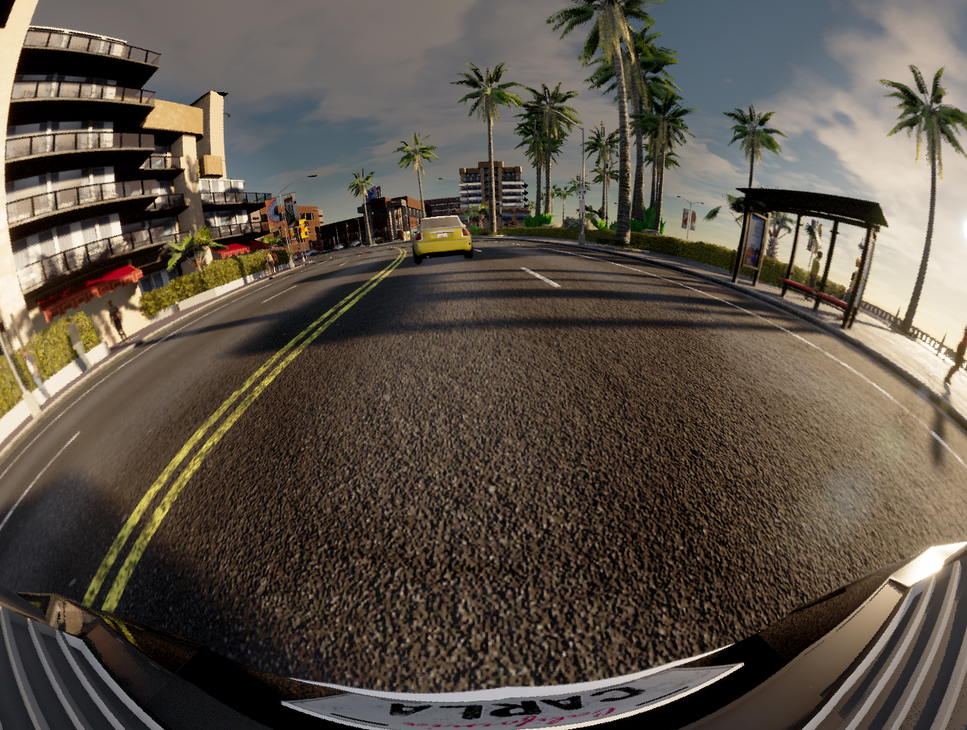
#> input picture imgs/front.png, 967 x 730 px, shrunk from 1280 x 966 before the run
$ python main.py   (older library calls are emulated)
#> lines starting #> are read from the running program, lines starting #| are printed output that depends on the picture
### PGImg.py
from turtle import onclick
import cv2
import cv2.img_hash
from sympy import true
import numpy as np
import json

'''
  "intrinsic": {
    "aspect_ratio": 1.00021,
    "cx_offset": 0.329055,
    "cy_offset": -3.5506,
    "height": 966.0,
    "k1": 341.725,
    "k2": -26.4448,
    "k3": 32.7864,
    "k4": 0.50499,
    "model": "radial_poly",
    "poly_order": 4,
    "width": 1280.0
'''

'''
front = cv2.imread("./imgs/left.png")

cv2.imshow('hi',front)
cv2.waitKey(0)

K = np.array([[-0.005],[-0.005],[-0.0012],[-0.001]])

# K = np.array([0.,0,0,0])
w = 1280
fov = 190
f = (w/(2*np.tan(np.pi*fov/360)))
print(f)
# for i in range(10000,20000,10):
f = 360
Intrinsic = np.array([
    [f,0,640],
    [0,f,480.],
    [0,0,1]
])

Knew = np.array([
    [1,0,640.],
    [0,1,480.],
    [0,0,1]
])

map1,map2 = cv2.initUndistortRectifyMap(Intrinsic,K,np.eye(3),Intrinsic,(1280,960),cv2.CV_16SC2)
front_undistort = cv2.remap(front,map1,map2,cv2.INTER_LINEAR)

cv2.imshow('hi',front_undistort)
key = cv2.waitKey(0)
if key == 13:
    # break
    pass
'''


class Undistorter():
    def __init__(self,json_file) -> None:
        with open(json_file,'r') as f:
            data = json.load(f)
        intrinsic_data = data["intrinsic"]
        self.width = int(intrinsic_data['width'])
        self.height = int(intrinsic_data['height'])
        self.shape = (self.height,self.width)
        self.D = np.array([
            [intrinsic_data['k1']],
            [intrinsic_data['k2']],
            [intrinsic_data['k3']],
            [intrinsic_data['k4']],
        ])

        self.cx = intrinsic_data['cx_offset']
        self.cy = intrinsic_data['cy_offset']
        self.aspect_ratio = intrinsic_data['aspect_ratio']
        self.map1 = np.empty(self.shape)
        self.map2 = np.empty(self.shape)

    # [17 lines left out: function get_maps, not called in this run]

    def undistort(self,img):
        return cv2.remap(img,self.map1,self.map2,interpolation=cv2.INTER_LINEAR)

    # [7 lines left out: function save_maps, not called in this run]

    def get_maps_from_json(self,json_file):
        with open(json_file,'r') as f:
            data = json.load(f)
        self.map1 = np.array(data['map1'],dtype=np.float32)
        self.map2 = np.array(data['map2'],dtype=np.float32)


class TransMatrixDeriver():
    # [8 lines left out: function __init__, not called in this run]


    def get_distance(self,p1,p2):
        return np.sqrt((p1[0]-p2[0])**2+(p1[1]-p2[1])**2)

    # [91 lines left out: functions get_nearest_id, display_update, display_co_update, on_click, on_co_click, start_calibration, not called in this run]

    def do_co_calibration(self):
        cv2.namedWindow(self.vision_name+'_before',cv2.WINDOW_FREERATIO)
        cv2.setMouseCallback(self.vision_name+'_before',self.on_co_click)

    # [6 lines left out: function get_H, not called in this run]


class CoCalibrater():
    # [132 lines left out: functions __init__, get_pos_from_point_list, get_overlap_pose_from_point_list, save_H_list, load_H_lsit, get_mask, not called in this run]

    def get_weight_from_mask(self):
            self.weight = self.mask.astype(np.float32)
            self.weight = self.weight/255

    # [105 lines left out: functions get_mask_from_png, polish, start_calibration, get_point_list, not called in this run]


### main.py
import cv2
import numpy as np
from PGImg import Undistorter,TransMatrixDeriver,CoCalibrater,get_point_list

front = cv2.imread('./imgs/front.png')
#> front is the input picture: shape (730, 967, 3); mean B, G, R 72.1, 82.7, 92
left = cv2.imread('./imgs/left.png')
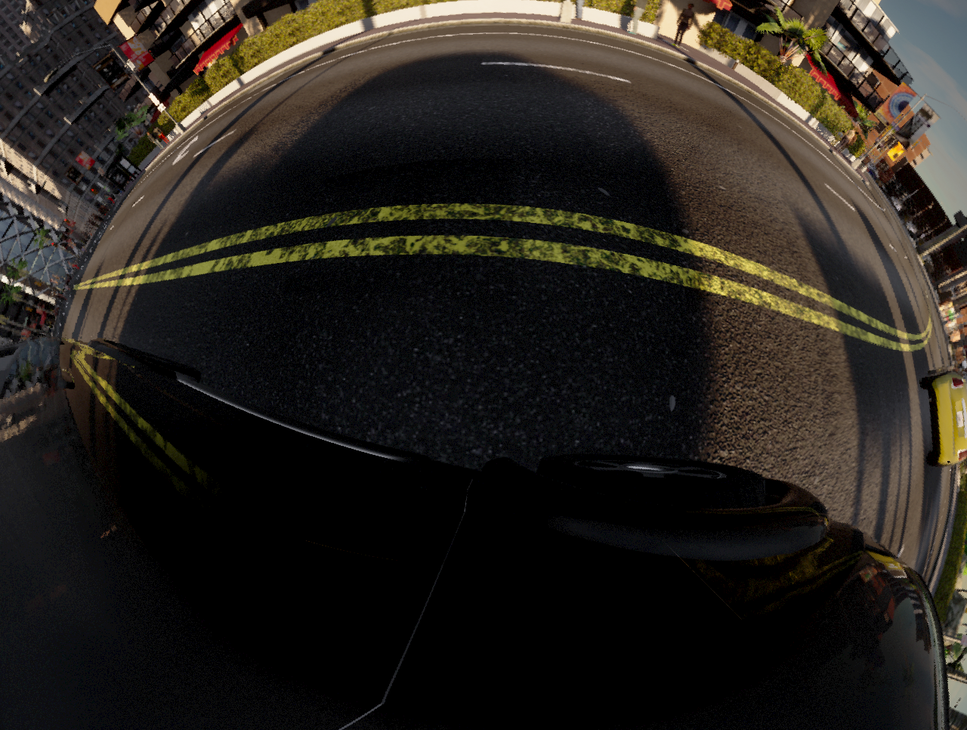
#> input picture imgs/left.png, 967 x 730 px, shrunk from 1280 x 966 before the run
#> left is the input picture: shape (730, 967, 3); mean B, G, R 29.6, 35.7, 39.8
rear = cv2.imread('./imgs/rear.png')
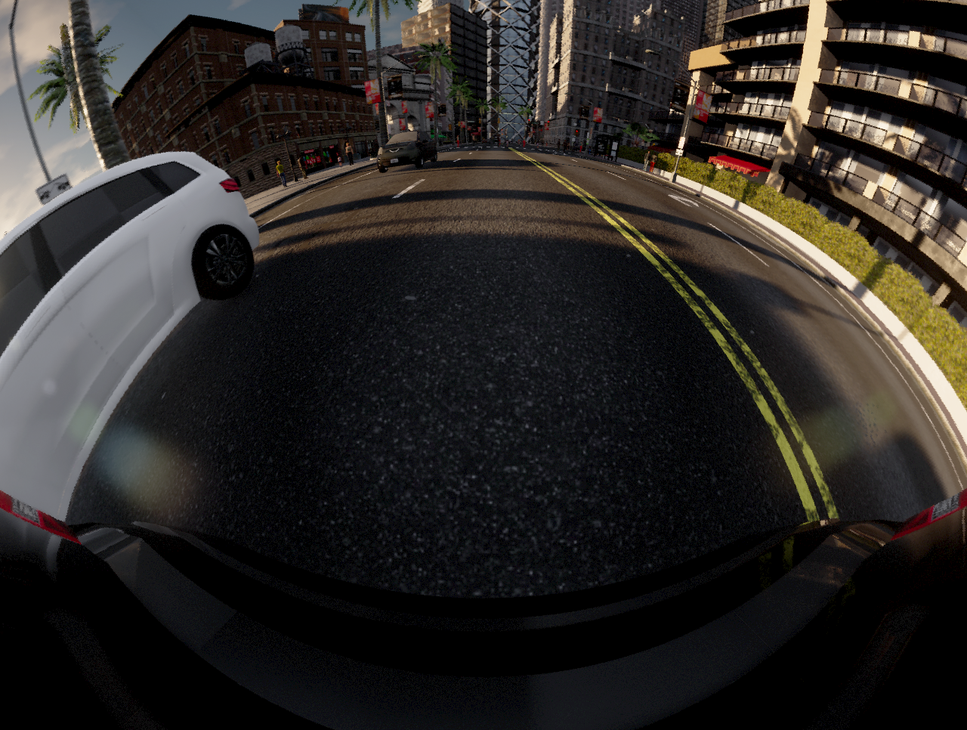
#> input picture imgs/rear.png, 967 x 730 px, shrunk from 1280 x 966 before the run
#> rear is the input picture: shape (730, 967, 3); mean B, G, R 39.4, 42.4, 45.6
right = cv2.imread('./imgs/right.png')
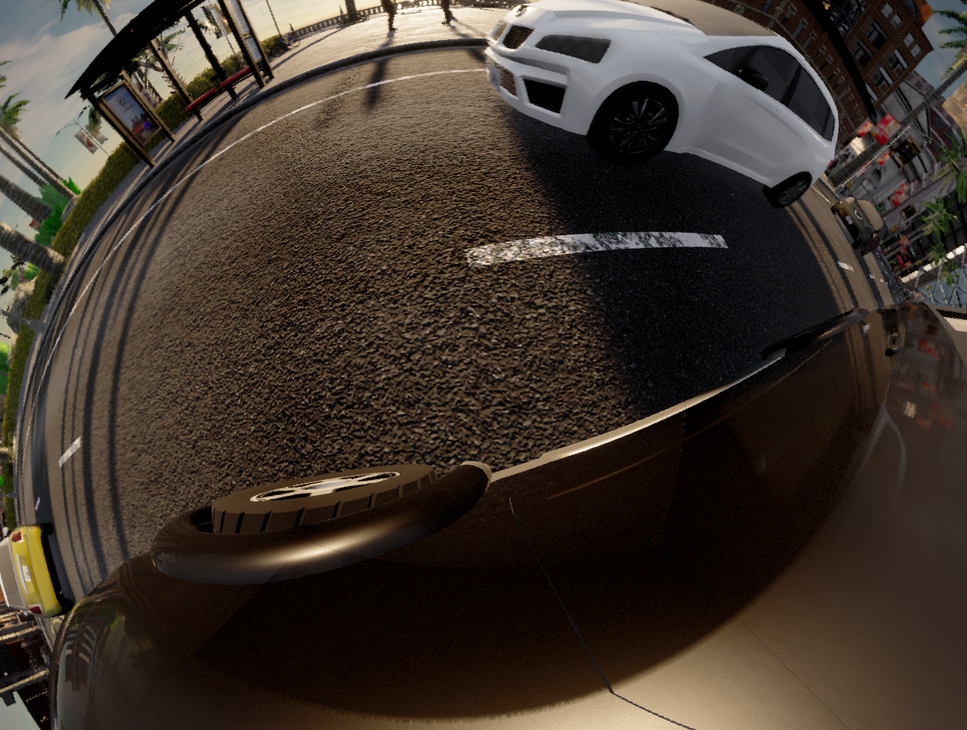
#> input picture imgs/right.png, 967 x 730 px, shrunk from 1280 x 966 before the run
#> right is the input picture: shape (730, 967, 3); mean B, G, R 44.4, 53.4, 63.4

vision_name_list = ['fornt','left','rear','right']

img_before_list = [front,left,rear,right]
img_list = []

ud = Undistorter('./MVL.json')
#> (reads MVL.json from the repository)
ud.get_maps_from_json('./maps.json')
#> (the run stopped early here; a loop or call above may not have finished)
